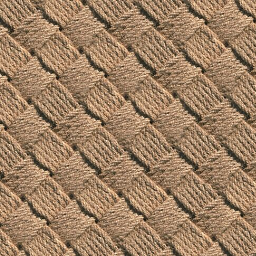
#> input picture Samples/net.png, 256 x 256 px
$ jupyter execute RPNColorExtention.ipynb   (shell and % lines are left out)   (older library calls are emulated)
#> lines starting #> are read from the running program, lines starting #| are printed output that depends on the picture
[cell 1]
import numpy as np
import matplotlib.pyplot as plt
import matplotlib.image as mpimg
import math
from random import randint
from scipy.ndimage.filters import laplace
import scipy.stats as st
from scipy.signal import correlate2d
import collections

[cell 2]
def rgb2gray(rgb):
    r, g, b = rgb[:,:,0], rgb[:,:,1], rgb[:,:,2]
    gray = 0.2989 * r + 0.5870 * g + 0.1140 * b
    return gray

def P2R(radii, angles):
    '''Polar to cartesian'''
    return radii * np.exp(1j*angles)

def R2P(x):
    '''Cartesian to polar'''
    return np.abs(x), np.angle(x)

def LaplacianInterriorDomain(Image):
    '''Computes a tweak version of the laplacian. This version is similar to the classical
    laplacian except for pixel around the bordure taking into account the lower number of neighbors
    in sides and corners'''
    M=len(Image)
    N=len(Image[0])
    u=np.copy(Image)
    #Applying the laplacian to the image
    DeltaU=laplace(u)
    v1=np.zeros([M,N])
    v2=np.zeros([M,N])
    #subtracting the values of neigboring pixels near the edges
    for y in range(N):
        v1[0,y]=u[M-1,y]-u[0,y]
        v1[M-1,y]=u[0,y]-u[M-1,y]
    for x in range(M):
        v2[x,0]=u[x,N-1]-u[x,0]
        v2[x,N-1]=u[x,0]-u[x,N-1]
    v=v1+v2
    DeltaU_V=DeltaU-v
    #Returning the Interrior laplacian
    return(DeltaU_V)

[cell 3]
def AddNoise(Image,Noise):
    '''Add noise to the phase/argument of an image'''
    ImageFFT=(np.fft.fft2(Image))
    norm, phase = R2P(ImageFFT)
    NImageFFT=P2R(norm,phase+Noise)
    return((np.abs(np.fft.ifft2(NImageFFT))))

def GenerateNoise(Image):
    '''Generate Uniform noise between -pi and pi'''
    RandomPhase=np.random.rand(len(Image),len(Image[0]))*2*math.pi-np.ones([len(Image),len(Image[0])])*math.pi
    return RandomPhase

def RPN(Image):
    ''' This function generates a texture of the same size as the input.
    For RGB images the same noise is added to all the components to make sure
    no new color is created'''
    Noise=GenerateNoise(Image)
    NewImage=np.zeros(Image.shape)
    NewImage[:,:,0]=AddNoise(Image[:,:,0],Noise)
    NewImage[:,:,1]=AddNoise(Image[:,:,1],Noise)
    NewImage[:,:,2]=AddNoise(Image[:,:,2],Noise)
    return(NewImage)

def PeriodicComponent(Image):
    '''Computing the Periodic component to get rid of edge artefact present
    in Fourrier's domain'''
    M=len(Image)
    N=len(Image[0])
    #Computing the laplacian of the Interrior domain
    Lap=LaplacianInterriorDomain(Image)
    LapFFT=np.fft.fft2(Lap)
    #Vectorized Poisson solver using the FT of the laplacian
    PFFT=np.zeros([M,N],dtype=np.complex)
    PFFT2=np.copy(LapFFT)
    cosi=np.tile(np.arange(0,M,dtype=np.float)*2*math.pi/M,[N,1])
    cosj=np.tile(np.arange(0,N,dtype=np.float)*2*math.pi/N,[M,1]).transpose()
    cosi[0,0]=1
    temp=2*np.cos(cosi)+2*np.cos(cosj)-np.ones([M,N])*4
    PFFT2=np.divide(PFFT2,temp)
    PFFT2[0,0]=np.sum(np.ravel(Image))
    # [7 lines of commented-out code are left out]
    P=np.fft.ifft2(PFFT2)
    return(P)

def ExpandTexture(Image,S0,S1):
    '''To create a texture larger than the input the texture has to be generated by
    creating 1st a texture of the intial size and then expanding it
    The texture of the periodic component is placed at the center of the image and then the
    random noise is applied'''
    M=len(Image)
    N=len(Image[0])
    #Computing the mean of each channel the image to fill the generated image
    #before expanding the texture on it
    mR=np.mean(Image[:,:,0].ravel())
    mG=np.mean(Image[:,:,1].ravel())
    mB=np.mean(Image[:,:,2].ravel())
    #Computing the periodic component of each channel
    PR=np.abs(PeriodicComponent(Image[:,:,0]))
    PG=np.abs(PeriodicComponent(Image[:,:,1]))
    PB=np.abs(PeriodicComponent(Image[:,:,2]))
    #Generating a uniform template with the same mean value as the intial image
    Texture=np.ones([S0,S1,3])
    Texture[:,:,0]=Texture[:,:,0]*mR
    Texture[:,:,1]=Texture[:,:,1]*mG
    Texture[:,:,2]=Texture[:,:,2]*mB

    #Get center as integers since the division in Python 3 of two integers is not an integer
    S02 = int(S0/2)
    M2 = int(M/2)
    S12 = int(S1/2)
    N2 = int(N/2)

    #Placing the periodic component at the center, the periodic component as its variance normalized
    Texture[(S02-M2):(S02-M2+M),(S12-N2):(S12-N2+N),0]=(PR-mR*np.ones([M,N]))*np.sqrt(S0*S1/(M*N))+mR*np.ones([M,N])
    Texture[(S02-M2):(S02-M2+M),(S12-N2):(S12-N2+N),1]=(PG-mG*np.ones([M,N]))*np.sqrt(S0*S1/(M*N))+mG*np.ones([M,N])
    Texture[(S02-M2):(S02-M2+M),(S12-N2):(S12-N2+N),2]=(PB-mB*np.ones([M,N]))*np.sqrt(S0*S1/(M*N))+mB*np.ones([M,N])
    #Classic RPN applied to the big image with the patch at the center
    R=RPN(Texture)
    #Saturation in case the Fourier's transform mapped to out of [0,1]
    R[R<0]=0
    R[R>1]=0.99999
    return R

[cell 4]
img=np.array(mpimg.imread('../Samples/net.png')[:,:,:3])
#> img is the input picture: shape (256, 256, 3) float32; mean R, G, B 0.619, 0.503, 0.392
# plt.imshow(img,cmap='gray')
# plt.axis('off')
# plt.show()
b=ExpandTexture(np.array(img,dtype=np.float),300,300)
#> in ExpandTexture, `M=len(Image)`: M = 256
#> in ExpandTexture, `mR=np.mean(Image[:,:,0].ravel())`: mR = 0.619
#> in ExpandTexture, `mG=np.mean(Image[:,:,1].ravel())`: mG = 0.503
#> in ExpandTexture, `mB=np.mean(Image[:,:,2].ravel())`: mB = 0.392
#> in PeriodicComponent, `M=len(Image)`: M = 256
#> after the loop in LaplacianInterriorDomain, `for y in range(N):`:
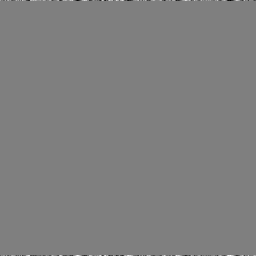
#> v1: shape (256, 256) float64; min -0.741, max 0.741, mean 0; drawn with min black and max white
#> in PeriodicComponent, `cosi[0,0]=1`: cosi: shape (256, 256) float64; min 0, max 6.26, mean 3.13
#> in ExpandTexture, `PR=np.abs(PeriodicComponent(Image[:,:,0]))`:
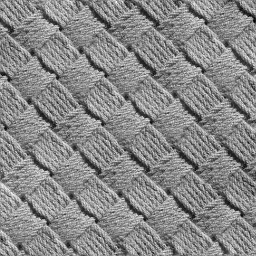
#> PR: shape (256, 256) float64; min 0.0362, max 1.13, mean 0.619; drawn with min black and max white
#> in ExpandTexture, `PB=np.abs(PeriodicComponent(Image[:,:,2]))`:
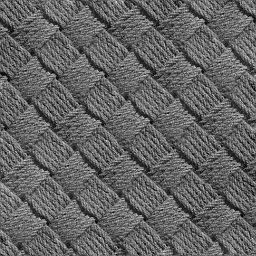
#> PB: shape (256, 256) float64; min 0.0003, max 0.88, mean 0.392
#> in ExpandTexture, `Texture[:,:,2]=Texture[:,:,2]*mB`:
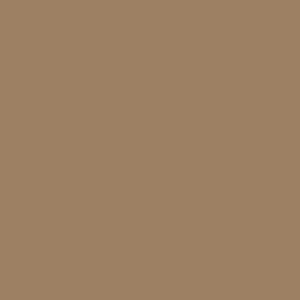
#> Texture: shape (300, 300, 3) float64; mean of channels 0, 1, 2 0.619, 0.503, 0.392; drawn as R, G, B
#> in ExpandTexture, `M2 = int(M/2)`: M2 = 128
#> in ExpandTexture, `Texture[(S02-M2):(S02-M2+M),(S12-N2):(S12-N2+N),2]=(PB-mB*np.ones([M,N..`:
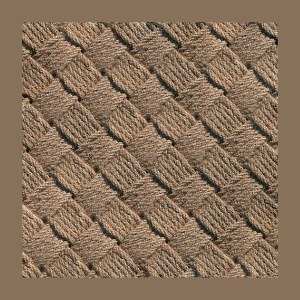
#> Texture: shape (300, 300, 3) float64; mean of channels 0, 1, 2 0.619, 0.503, 0.392; drawn with min black and max white
#> in GenerateNoise, `RandomPhase=np.random.rand(len(Image),len(Image[0]))*2*math.pi-np.ones..`:
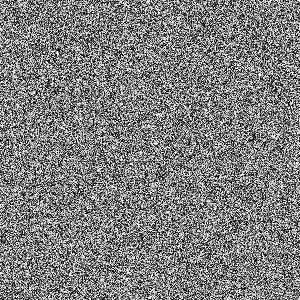
#> RandomPhase: shape (300, 300) float64; min -3.14, max 3.14, mean -0.00586; drawn with min black and max white
#> in AddNoise, `norm, phase = R2P(ImageFFT)`:
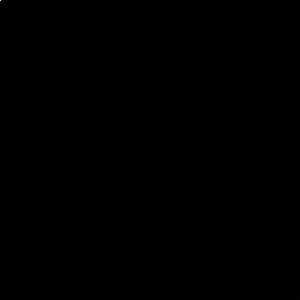
#> norm: shape (300, 300) float64; min 0.0983, max 55723.9, mean 30.8; drawn with min black and max white
#> in AddNoise (call 3), `norm, phase = R2P(ImageFFT)`:
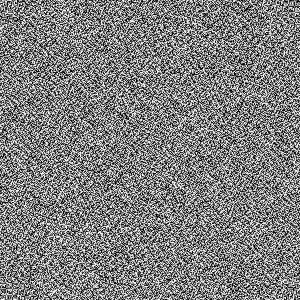
#> phase: shape (300, 300) float64; min -3.14, max 3.14, mean 3.16e-17; drawn with min black and max white
#> in AddNoise (call 3), `return((np.abs(np.fft.ifft2(NImageFFT))))`:
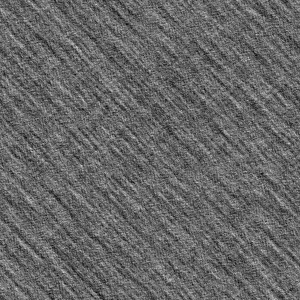
#> returned value: shape (300, 300) float64; min 0.0278, max 0.815, mean 0.404
#> in RPN, `NewImage[:,:,2]=AddNoise(Image[:,:,2],Noise)`:
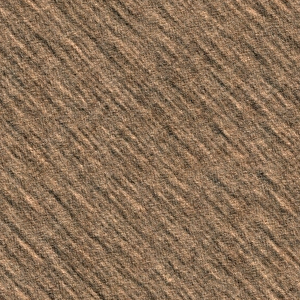
#> NewImage: shape (300, 300, 3) float64; mean of channels 0, 1, 2 0.63, 0.514, 0.404; drawn with min black and max white
# plt.imshow(b,cmap='gray')
# plt.axis('off')
# plt.show()

$ run again, with Samples/PebbleGround.png copied over Samples/net.png
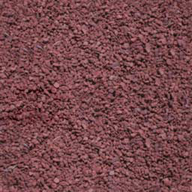
#> input picture Samples/PebbleGround.png, 192 x 192 px
#> in ExpandTexture, `M=len(Image)`: M = 192
#> mR = 0.469
#> mG = 0.284
#> mB = 0.298
#> in PeriodicComponent, `M=len(Image)`: M = 192
#> in ExpandTexture, `Texture[:,:,2]=Texture[:,:,2]*mB`:
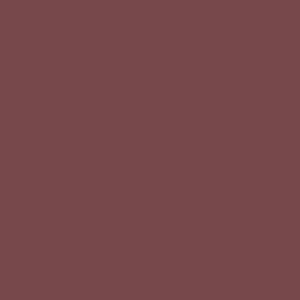
#> Texture: shape (300, 300, 3) float64; mean of channels 0, 1, 2 0.469, 0.284, 0.298; drawn as R, G, B
#> M2 = 96
#> in AddNoise (call 3), `norm, phase = R2P(ImageFFT)`:
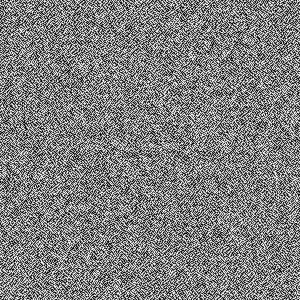
#> phase: shape (300, 300) float64; min -3.14, max 3.14, mean 2.34e-17; drawn with min black and max white

$ run again, with Samples/stones.png copied over Samples/net.png
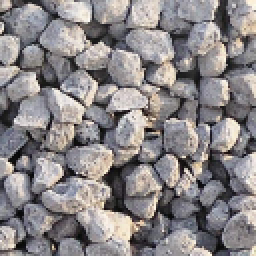
#> input picture Samples/stones.png, 128 x 128 px (shown 2 times larger)
#> in ExpandTexture, `M=len(Image)`: M = 128
#> mR = 0.542
#> mG = 0.524
#> mB = 0.53
#> in PeriodicComponent, `M=len(Image)`: M = 128
#> M2 = 64
#> in AddNoise (call 3), `return((np.abs(np.fft.ifft2(NImageFFT))))`:
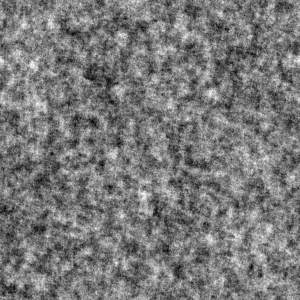
#> returned value: shape (300, 300) float64; min 0.0196, max 1.15, mean 0.557; drawn with min black and max white
